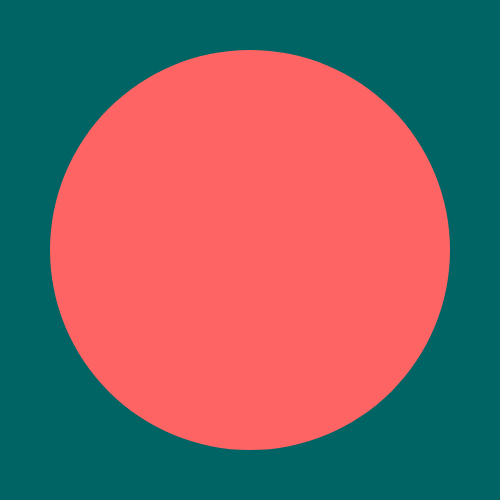
Frame 1 (no input)
Frame 60 (no input): identical to frame 1, image omitted
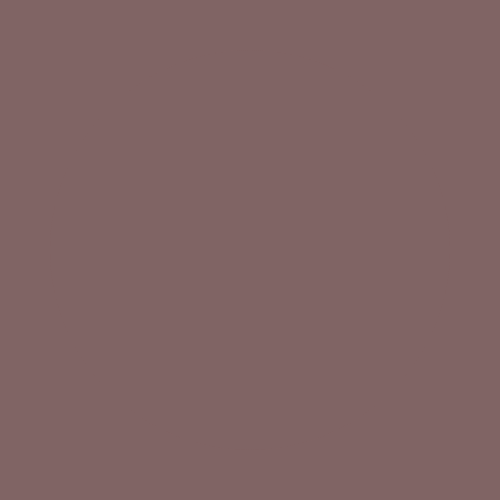
Frame 120 (the mouse pressed at the canvas centre since frame 60)

The p5.js sketch that drew these frames (run headless with seeded random() and noise() and a simulated clock; from frame 60 on, the mouse is pressed at the canvas centre):

// p5.js sketch
// ── sketch.js
//This example demonstrates the use of map() function to map mouse coordinates to colour
    
function setup(){
    createCanvas(500,500);
    noStroke();
}
function draw(){
    //make a variable for the red color value of background
    //map the mouseX (ranging from 0 to width) to the range of 0-255
    var bgRed = map(mouseX,0,width,0,255);
    //use the mapped value to set background colour
    background(bgRed, 100, 100);
    //make a variable for the red color value of the shape
    //map the mouseX (ranging from 0 to width) to the range of 255-0
    var shapeRed = map(mouseX,0,width,255,0);
    //use the mapped value to set shape colour
    fill(shapeRed,100,100);
    //draw ellipse at center
    ellipse(width/2,height/2,400,400);
}
